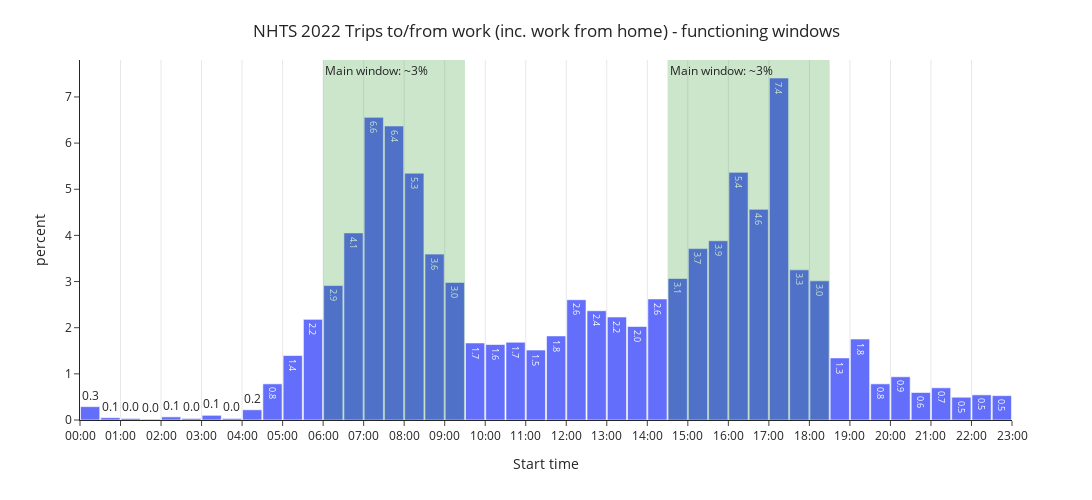

The notebook cell saved with this chart:
### Code cell
fig = px.histogram(worker_windows, x='START_TIME', 
                  #  nbins=48, 
                   text_auto='.1f',
                   histnorm='percent'
                   )

fig.add_vrect(x0=datetime(2022, 1, 1, 6, 00),    # 6:00 - 9:30
              x1=datetime(2022, 1, 1, 9, 30),
              annotation_text='Main window: ~3%',
              annotation_position='top left',
              fillcolor="green", opacity=0.2, line_width=0)

fig.add_vrect(x0=datetime(2022, 1, 1, 14, 30),   # 14:30 - 18:30
              x1=datetime(2022, 1, 1, 18, 30),
              annotation_text='Main window: ~3%',
              annotation_position='top left',
              fillcolor="green", opacity=0.2, line_width=0)

fig.update_xaxes(title='Start time',
                 range=[datetime(2022, 1, 1, 0, 0), datetime(2022, 1, 1, 23, 0)],
                 showgrid=True,
                 tickformat="%H:%M",
                 dtick=3600*1000    # dtick is in miliseconds
                 )

fig.update_layout(width=1200,
                  height=500,
                  template='simple_white',
                  bargap=0.05,
                #   barmode='stack',
                  title={'text':"NHTS 2022 Trips to/from work (inc. work from home) - functioning windows",
                         'x':0.5,
                         'y':0.95},
                #   legend=dict(orientation='v',
                #               y=1,
                #               x=0.85)
                )

fig.show()

### Figure 1 — Plotly figure (JSON) as saved in the notebook; plotly's stock layout.template omitted (floating-point values rounded to 4 significant figures; data arrays with more than 128 entries replaced by an {"elided": "..."} marker saying what was removed)
{"data": [{"alignmentgroup": "True", "bingroup": "x", "histnorm": "percent", "hovertemplate": "START_TIME=%{x}<br>percent=%{y}<extra></extra>", "legendgroup": "", "marker": {"color": "#636efa", "pattern": {"shape": ""}}, "name": "", "offsetgroup": "", "orientation": "v", "showlegend": false, "texttemplate": "%{value:.1f}", "type": "histogram", "x": {"elided": "5870 str values"}, "xaxis": "x", "yaxis": "y"}], "layout": {"annotations": [{"showarrow": false, "text": "Main window: ~3%", "x": "2022-01-01T06:00:00", "xanchor": "left", "xref": "x", "y": 1, "yanchor": "top", "yref": "y domain"}, {"showarrow": false, "text": "Main window: ~3%", "x": "2022-01-01T14:30:00", "xanchor": "left", "xref": "x", "y": 1, "yanchor": "top", "yref": "y domain"}], "bargap": 0.05, "barmode": "relative", "height": 500, "legend": {"tracegroupgap": 0}, "margin": {"t": 60}, "shapes": [{"fillcolor": "green", "line": {"width": 0}, "opacity": 0.2, "type": "rect", "x0": "2022-01-01T06:00:00", "x1": "2022-01-01T09:30:00", "xref": "x", "y0": 0, "y1": 1, "yref": "y domain"}, {"fillcolor": "green", "line": {"width": 0}, "opacity": 0.2, "type": "rect", "x0": "2022-01-01T14:30:00", "x1": "2022-01-01T18:30:00", "xref": "x", "y0": 0, "y1": 1, "yref": "y domain"}], "title": {"text": "NHTS 2022 Trips to/from work (inc. work from home) - functioning windows", "x": 0.5, "y": 0.95}, "width": 1200, "xaxis": {"anchor": "y", "domain": [0, 1], "dtick": 3600000, "range": ["2022-01-01T00:00:00", "2022-01-01T23:00:00"], "showgrid": true, "tickformat": "%H:%M", "title": {"text": "Start time"}}, "yaxis": {"anchor": "x", "domain": [0, 1], "title": {"text": "percent"}}}}
